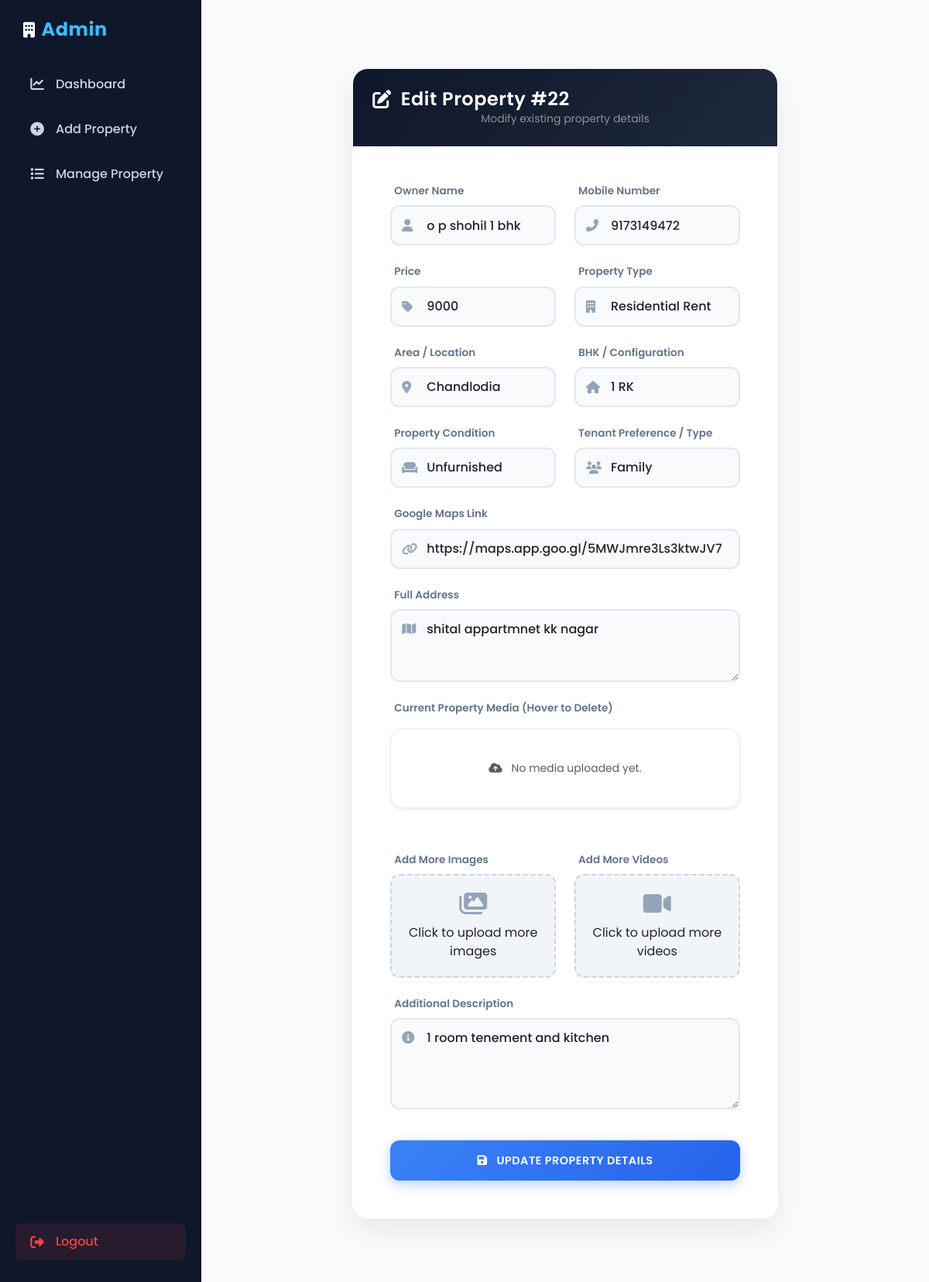
/admin/edit-property.php?id=22 (signed in), run on the app's committed database.
### tables this page shows
CREATE TABLE IF NOT EXISTS `tbl_property` (
  `id` int NOT NULL AUTO_INCREMENT,
  `owner_name` varchar(100) DEFAULT NULL,
  `owner_mobile` varchar(10) DEFAULT NULL,
  `price` varchar(20) DEFAULT NULL,
  `type` varchar(50) DEFAULT NULL,
  `area` varchar(50) DEFAULT NULL,
  `address` varchar(255) DEFAULT NULL,
  `bhk` varchar(20) DEFAULT NULL,
  `property_condition` varchar(50) DEFAULT NULL,
  `availability` varchar(50) DEFAULT NULL,
  `created_by` varchar(100) DEFAULT NULL,
  `address_link` text,
  `description` text,
  `note` text,
  `call_status` enum('DNP','callback','Available') DEFAULT NULL,
  `call_status_date` date DEFAULT NULL,
  `status` enum('pending','approved') DEFAULT 'pending',
  `created_at` timestamp NULL DEFAULT CURRENT_TIMESTAMP,
  PRIMARY KEY (`id`),
  UNIQUE KEY `owner_mobile` (`owner_mobile`)
);

### admin/edit-property.php (the view, shortened to what this page needs)
<?php include "layout-header.php"; ?>
<?php
include "../includes/config.php";
$id = (int)($_GET['id'] ?? 0);
$pq = mysqli_query($con, "SELECT * FROM tbl_property WHERE id=$id");
$p  = mysqli_fetch_assoc($pq);
$areas = [
  "SG Road", "Akhbarnagar", "Ambawadi", "Ambli", "Ashram Road", "Bapunagar", "Bhadaj", "Bhuyangdev", "Bodakdev", "Bopal", "CG Road", "Chanakyapuri", "Chandkheda", "Chandlodia", "Drive In Road", "Ellisbridge", "Gandhinagar", "Ghatlodia", "Ghuma", "Gift City", "Gota", "Gulbai Tekra", "Gurukul", "Hebatpur", "Income Tax", "Iscon Ambli Road", "Jagatpur", "Jivraj Park", "Jodhpur", "Juhapura", "Kudasan", "Law Garden", "Makarba", "Manekbaug", "Manipur", "Memnagar", "Mithakhali", "Motera", "Naroda", "Naranpura", "Navrangpura", "Nehru Nagar", "New CG Road", "New Ranip", "New Wadaj", "Nikol", "Nirnay Nagar", "Ognaj", "Paldi", "Prahlad Nagar", "Ramdevnagar", "Ranip", "Sabarmati", "Sanathal", "Santej", "Sargasan", "Sarkhej", "Satadhar", "Satellite", "Science City", "Shahibaug", "Shastrinagar", "Shela", "Shilaj", "Shivranjani", "Shyamal", "Sindhubhavan Road", "Sola", "South Bopal", "SP Ring Road", "Subhash Bridge", "Surdhara Circle", "Thaltej", "Tragad", "Usmanpura", "Vahelal", "Vaishno Devi", "Vasna", "Vastral", "Vastrapur", "Vejalpur", "Vijay Cross Road", "Wadaj", "Zundal"
];
?>
<div class="container py-5">
    <div class="row justify-content-center">
        <div class="col-12 col-lg-10 col-xl-8">
            <div class="premium-card animate-fade-in shadow-lg">
                <div class="premium-card-header text-center position-relative">
                    <h4><i class="fas fa-edit"></i> Edit Property #<?= $id ?></h4>
                    <p class="mb-0 text-white-50 small">Modify existing property details</p>
                </div>
                <div class="card-body p-4 p-md-5 text-dark">
                    <form method="POST" enctype="multipart/form-data" autocomplete="off" class="needs-validation" novalidate>
                        <div class="row">
                            <div class="col-md-6">
                                <label class="label-custom">Owner Name</label>
                                <div class="form-group-custom">
                                    <input type="text" name="owner_name" class="form-control form-control-custom" value="<?= htmlspecialchars($p['owner_name']) ?>" required>
                                </div>
                            </div>
                            <div class="col-md-6">
                                <label class="label-custom">Mobile Number</label>
                                <div class="form-group-custom">
                                    <input type="text" name="owner_mobile" class="form-control form-control-custom" value="<?= htmlspecialchars($p['owner_mobile']) ?>" maxlength="10" required>
                                </div>
                            </div>
                            <div class="col-md-6">
                                <label class="label-custom">Price</label>
                                <div class="form-group-custom">
                                    <input type="text" name="price" id="price" class="form-control form-control-custom" value="<?= htmlspecialchars($p['price']) ?>" required>
                                </div>
                            </div>
                            <div class="col-md-6">
                                <label class="label-custom">Property Type</label>
                                <div class="form-group-custom">
                                    <select name="property_type" id="propertyType" class="form-control form-control-custom" required>
                                        <?php $types=["Residential Rent","Residential Sell","Commercial Rent","Commercial Sell"];
                                        foreach($types as $t){ $sel=($p['type']==$t)?'selected':''; echo "<option $sel>$t</option>"; } ?>
                                    </select>
                                </div>
                            </div>
                            <div class="col-md-6">
                                <label class="label-custom">Area / Location</label>
                                <div class="form-group-custom">
                                    <select name="area" class="form-control form-control-custom" required>
                                        <?php foreach ($areas as $area) { $sel=($p['area']==$area)?'selected':''; echo "<option value=\"".htmlspecialchars($area)."\" $sel>".htmlspecialchars($area)."</option>"; } ?>
                                    </select>
                                </div>
                            </div>
                            <div class="col-md-6" id="bhkWrapper">
                                <label class="label-custom">BHK / Configuration</label>
                                <div class="form-group-custom">
                                    <select name="bhk" class="form-control form-control-custom" <?= (strpos(strtolower($p['type']), 'commercial') === false) ? 'required' : '' ?>>
                                        <?php $bhks=["1 Room","2 Room","1 RK","2 RK","1 BHK","1.5 BHK","2 BHK","2.5 BHK","3 BHK","3.5 BHK","4 BHK & More"];
                                        foreach($bhks as $b){ $sel=($p['bhk']==$b)?'selected':''; echo "<option $sel>$b</option>"; } ?>
                                    </select>
                                </div>
                            </div>
                            <div class="col-md-6">
                                <label class="label-custom">Property Condition</label>
                                <div class="form-group-custom">
                                    <select name="property_condition" class="form-control form-control-custom" required>
                                        <?php $conds=["Furnished","Fix Furnished","Fully Furnished","Kitchen Fix","Semi Furnished","Unfurnished"];
                                        foreach($conds as $c){ $sel=($p['property_condition']==$c)?'selected':''; echo "<option $sel>$c</option>"; } ?>
                                    </select>
                                </div>
                            </div>
                            <div class="col-md-6">
                                <label class="label-custom">Tenant Preference / Type</label>
                                <div class="form-group-custom">
                                    <select name="availability" id="availabilityField" class="form-control form-control-custom" required>
                                    </select>
                                </div>
                            </div>
                            <div class="col-12">
                                <label class="label-custom">Google Maps Link</label>
                                <div class="form-group-custom">
                                    <input type="url" name="address_link" class="form-control form-control-custom" value="<?= htmlspecialchars($p['address_link']) ?>" placeholder="Paste Google Maps URL here">
                                </div>
                            </div>
                            <div class="col-12">
                                <label class="label-custom">Full Address</label>
                                <div class="form-group-custom">
                                    <textarea name="address" class="form-control form-control-custom" rows="3" required><?= htmlspecialchars($p['address']) ?></textarea>
                                </div>
                            </div>
                            <div class="col-12 mb-4">
                                <label class="label-custom">Current Property Media (Hover to Delete)</label>
                                <div class="media-gallery-container shadow-sm p-3 rounded-4 bg-white border border-light-subtle">
                                    <?php
                                    $imgs = mysqli_query($con, "SELECT id, image FROM tbl_property_images WHERE property_id=$id");
                                            ?>
                                            <?php
                                    $vids = mysqli_query($con, "SELECT id, video FROM tbl_property_videos WHERE property_id=$id");
                                            ?>
                                            <?php
                                    if (mysqli_num_rows($imgs) == 0 && mysqli_num_rows($vids) == 0) {
                                        echo '<p class="text-muted small mb-0 w-100 text-center py-4"><i class="fas fa-cloud-upload-alt me-2"></i> No media uploaded yet.</p>';
                                    }
                                    ?>
                                </div>
                            </div>
                            <div class="col-md-6 mt-2">
                                <label class="label-custom">Add More Images</label>
                                <div class="file-group-custom">
                                    <label class="file-input-label" for="property_images">
                                        <i class="fas fa-images"></i> <span>Click to upload more images</span>
                                    </label>
                                </div>
                            </div>
                            <div class="col-md-6 mt-2">
                                <label class="label-custom">Add More Videos</label>
                                <div class="file-group-custom">
                                    <label class="file-input-label" for="property_videos">
                                        <i class="fas fa-video"></i> <span>Click to upload more videos</span>
                                    </label>
                                </div>
                            </div>
                            <div class="col-12 mt-4">
                                <label class="label-custom">Additional Description</label>
                                <div class="form-group-custom">
                                    <textarea name="description" class="form-control form-control-custom" rows="4"><?= htmlspecialchars($p['description']) ?></textarea>
                                </div>
                            </div>
                            <div class="col-12 mt-3">
                                <button type="submit" class="btn btn-premium w-100">
                                    <i class="fas fa-save me-2"></i> Update Property Details
                                </button>
                            </div>
                        </div>
                    </form>
                </div>
            </div>
        </div>
    </div>
</div>
<?php include "layout-footer.php"; ?>

### admin/admin-style.css (style rules this page uses)
body { background: #f8fafc; font-family: 'Poppins', -apple-system, BlinkMacSystemFont, 'Segoe UI', sans-serif; color: #334155; }
.premium-card { background: rgba(255, 255, 255, 0.9); backdrop-filter: blur(10px); border: 1px solid rgba(255, 255, 255, 0.3); border-radius: 20px !important; box-shadow: 0 15px 35px rgba(0,0,0,0.07) !important; overflow: hidden; }
.premium-card-header { background: linear-gradient(135deg, #0f172a, #1e293b); padding: 25px !important; color: #fff; border: none !important; }
.premium-card-header h4 { margin: 0; font-weight: 600; letter-spacing: 0.5px; display: flex; align-items: center; gap: 12px; }
.form-group-custom { position: relative; margin-bottom: 1.5rem; }
.form-control-custom { padding-left: 45px !important; height: 52px; border-radius: 12px !important; border: 2px solid #e2e8f0 !important; background: #f8fafc !important; transition: all 0.3s cubic-bezier(0.4, 0, 0.2, 1) !important; font-weight: 500; }
textarea.form-control-custom { height: auto !important; padding-top: 12px !important; }
.label-custom { font-size: 0.85rem; font-weight: 600; color: #64748b; margin-bottom: 8px; display: block; margin-left: 5px; }
.btn-premium { height: 52px; border-radius: 12px !important; font-weight: 600 !important; letter-spacing: 0.5px; text-transform: uppercase; font-size: 0.9rem !important; background: linear-gradient(135deg, #3b82f6, #2563eb) !important; border: none !important; transition: all 0.4s cubic-bezier(0.175, 0.885, 0.32, 1.275) !important; color: white !important; box-shadow: 0 5px 15px rgba(37, 99, 235, 0.3) !important; }
.file-group-custom { background: #f1f5f9; border: 2px dashed #cbd5e1; border-radius: 12px; padding: 20px; text-align: center; transition: all 0.3s ease; }
.file-input-label { display: flex; flex-direction: column; align-items: center; gap: 10px; cursor: pointer; }
.file-input-label i { font-size: 2rem; color: #94a3b8; }
.animate-fade-in { animation: fadeInUp 0.6s ease forwards; }
.media-gallery-container { display: flex; flex-wrap: wrap; gap: 15px; margin-top: 15px; margin-bottom: 25px; }

### data on the page
tbl_property: owner_name "o p shohil 1 bhk", owner_mobile "9173149472", price "9000", bhk "1 RK", address_link "https://maps.app.goo.gl/5MWJmre3Ls3ktwJV7", address "shital appartmnet kk nagar", description "1 room tenement and kitchen"

### other printed values
$id "22"
form field property_type "Residential Rent"
form field area "Chandlodia"
form field property_condition "Unfurnished"
